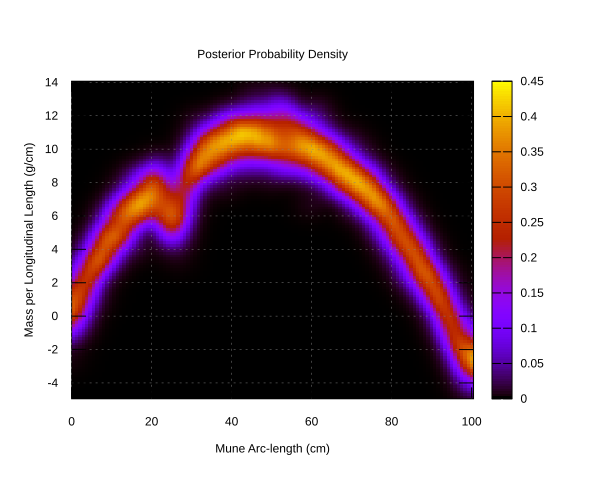

Here is the gnuplot script that generated this plot:
set pm3d map
set xrange [0.0:100.473414986059]
set xlabel "Mune Arc-length (cm)"
set yrange [-4.94936833862749:14.06729476552395]
set ylabel "Mass per Longitudinal Length (g/cm)"
set title "Posterior Probability Density"
set grid
set terminal svg
set output "/Users/gvn/Documents/Entrolution/Development/BayKen/src/main/results/Pony/99aa5100ef15cb8f9e2357c7a9633a1cd4d8edf5cdc08b4647f9d179/f793c5dc02186f3e1b19354b489a7c413a0e92f1c8724167d08d7d99/results/posterior_samples__mass_per_length.svg"
splot "/Users/gvn/Documents/Entrolution/Development/BayKen/src/main/results/Pony/99aa5100ef15cb8f9e2357c7a9633a1cd4d8edf5cdc08b4647f9d179/f793c5dc02186f3e1b19354b489a7c413a0e92f1c8724167d08d7d99/results/posterior_samples__mass_per_length.dat" notitle
